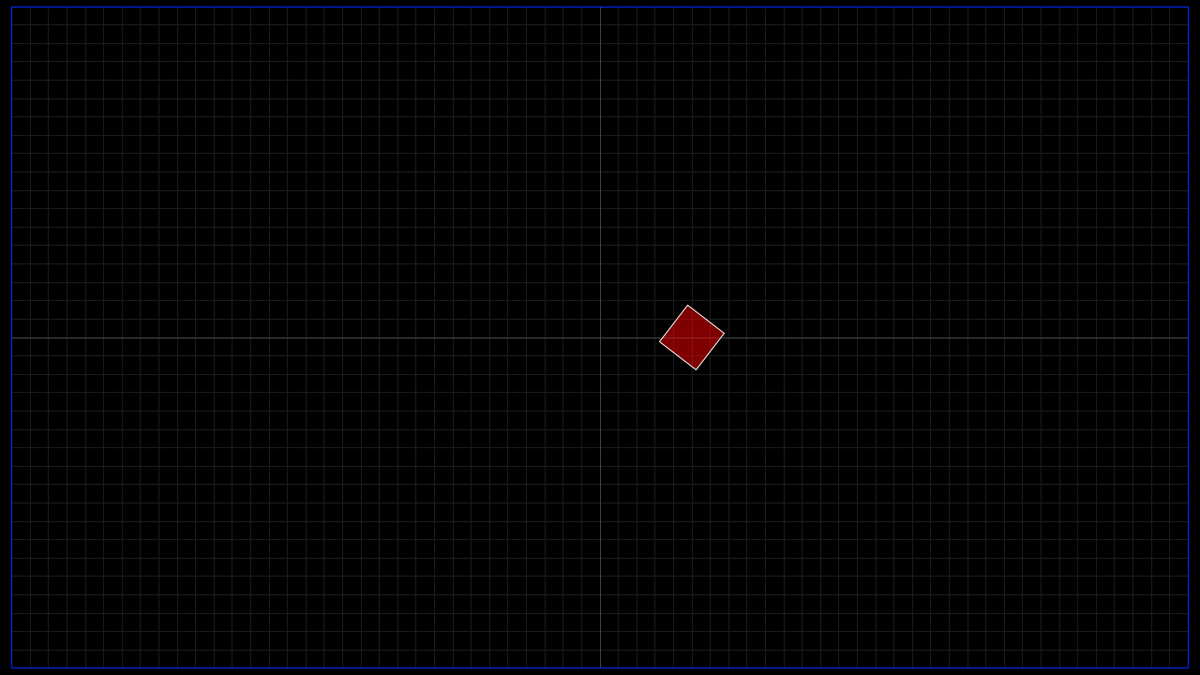
Frame 1 (no input)
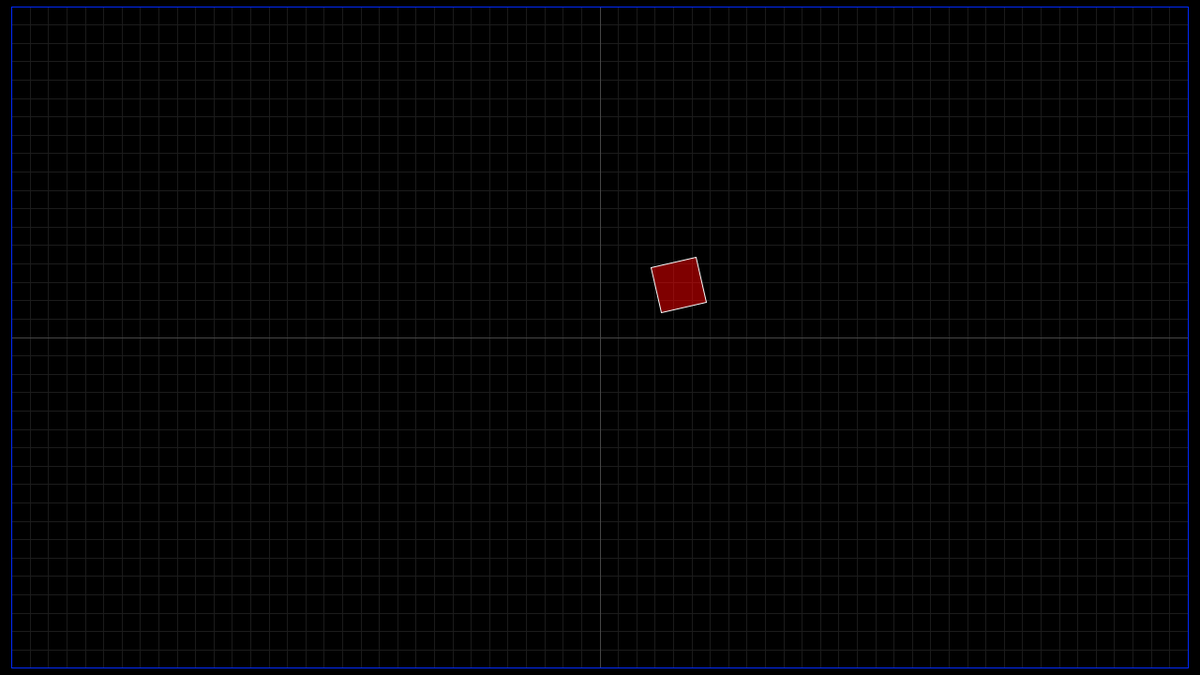
Frame 60 (the mouse pressed at the canvas centre just before this capture)
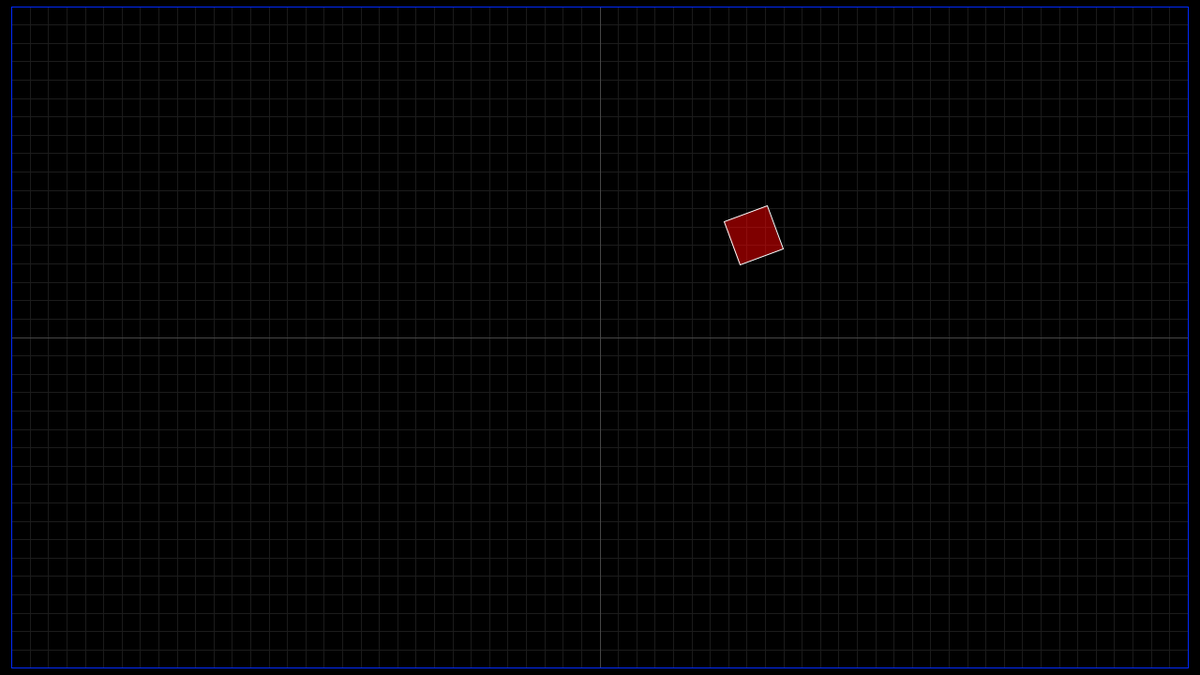
Frame 120 (the mouse held since frame 60 and released just before this capture)

The Processing sketch that drew these frames (run headless with seeded random() and noise(); from frame 60 on, the mouse is pressed at the canvas centre):

// Processing sketch: sketch_001
// ── sketch_001.pde
int horizontalGridRes = 20;
int verticalGridRes = 20;

float theta = 0.0;

color bgColor;

Entity test;

void setup() {
    size(1280, 720);
    pixelDensity(displayDensity());

    surface.setTitle("Sketch 008 - Entity Position and Display Viewport");

    colorMode(HSB, 360, 100, 100, 100);

    bgColor = color(0, 0, 0);

    test = new Entity();
    
    test.position.x = 100;
    test.position.y = 0;
    test.heading = random(0, 360);
}

void draw() {
    push();
    // Reset 0,0 to the middle of the screen, and make Y point up
    translate(width/2, height/2);
    scale(1, -1);
    
    // Simulate the viewport
    //translate(0, 0);
    scale(0.98, 0.98);
    
    drawBackground();
    
    // Draw the entity
    test.draw();
    test.position.x = abs(sin(theta) * 300);
    test.position.y = sin(theta) * 200;
    test.heading = sin(theta) * 360;
    theta += 0.005;
    pop();
}


void drawBackground() {
    // Fill the frame with black, and draw a grid on it with an outline of the screen space.
    
    background(bgColor);

    push(); 
    
    stroke(40);
    // Draw vertical grid)
    for (int x = -(width/2); x < width/2; x += verticalGridRes) {
        line(x, -(height/2), x, (height/2));
    }

    // Draw horizontal grid)
    for (int y = -(height/2); y < height/2; y += horizontalGridRes) {
        line(-(width/2), y, (width/2), y);
    }

    stroke(100);

    // Vertical centerline
    line(0, -(height/2), 0, (height/2));

    // Horizontal centerline
    line(-(width/2), 0, (width/2), 0);
    
    stroke(color(230, 100, 100));
    noFill();
    rect(-(width/2), -(height/2), width, height);

    pop();
}

void keyPressed() {
    if(key == 's' || key == 'S') {
        test.heading += 10;
    }
}

// ── Entity.pde
class Entity {
    public PVector position;
    public float heading;
    
    Entity() {
        position = new PVector();
        heading = 0;
    }
    
    public void draw() {
        push();
            fill(color(0, 100, 100, 50));
            stroke(color(0, 0, 100));
            
            translate(this.position.x, this.position.y);
            rotate(radians(this.heading));
            
            rectMode(CENTER);
            square(0, 0, 50);
        pop();
    }
}
